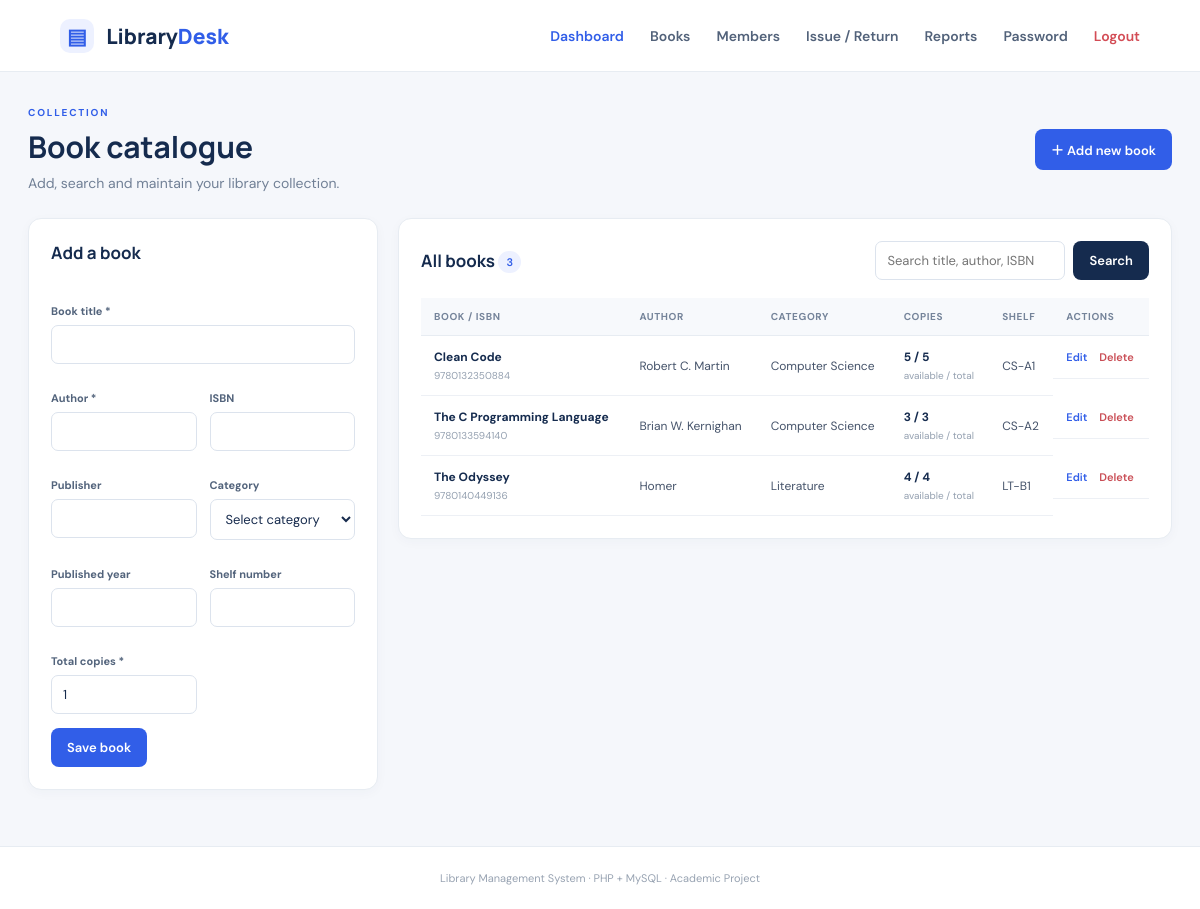
Page /books.php (signed in) on the committed database.
### tables this page shows
CREATE TABLE books (
 id INT AUTO_INCREMENT PRIMARY KEY, isbn VARCHAR(30) UNIQUE, title VARCHAR(200) NOT NULL,
 author VARCHAR(150) NOT NULL, publisher VARCHAR(150), category_id INT NULL,
 published_year SMALLINT NULL, shelf_no VARCHAR(40), total_copies INT NOT NULL DEFAULT 1,
 available_copies INT NOT NULL DEFAULT 1, created_at TIMESTAMP DEFAULT CURRENT_TIMESTAMP,
 CONSTRAINT fk_book_category FOREIGN KEY(category_id) REFERENCES categories(id) ON DELETE SET NULL,
 CHECK(total_copies >= 0), CHECK(available_copies >= 0), CHECK(available_copies <= total_copies),
 INDEX idx_book_title(title), INDEX idx_book_author(author)
);

CREATE TABLE categories (
 id INT AUTO_INCREMENT PRIMARY KEY, name VARCHAR(100) NOT NULL UNIQUE
);

### includes/functions.php (called while the page is built, shortened)
<?php
function e($v): string { return htmlspecialchars((string)$v, ENT_QUOTES, 'UTF-8'); }

### books.php (the view, shortened to what this page needs)
<?php
require_once 'config/config.php'; require_once 'includes/functions.php'; require_login(); verify_csrf();
$edit=null;if(isset($_GET['edit'])){$s=$pdo->prepare('SELECT * FROM books WHERE id=?');$s->execute([(int)$_GET['edit']]);$edit=$s->fetch();}
$q=trim($_GET['q']??'');$sql="SELECT b.*,c.name category FROM books b LEFT JOIN categories c ON c.id=b.category_id";$args=[];
$sql.=" ORDER BY b.title";$s=$pdo->prepare($sql);$s->execute($args);$books=$s->fetchAll();$cats=$pdo->query('SELECT * FROM categories ORDER BY name')->fetchAll();
$page_title='Book Catalogue';require 'includes/header.php'; ?>
<div class="page-heading"><div><p class="eyebrow">COLLECTION</p><h1>Book catalogue</h1><p class="muted">Add, search and maintain your library collection.</p></div><a class="btn primary" href="#book-form">＋ Add new book</a></div>
<div class="content-grid"><section class="panel form-panel" id="book-form"><h2><?=$edit?'Edit book':'Add a book'?></h2><form method="post"><div class="form-grid">
<div class="field full"><label>Book title *</label><input name="title" required value="<?=e($edit['title']??'')?>"></div>
<div class="field"><label>Author *</label><input name="author" required value="<?=e($edit['author']??'')?>"></div><div class="field"><label>ISBN</label><input name="isbn" value="<?=e($edit['isbn']??'')?>"></div>
<div class="field"><label>Publisher</label><input name="publisher" value="<?=e($edit['publisher']??'')?>"></div><div class="field"><label>Category</label><select name="category_id"><option value="">Select category</option></select></div>
<div class="field"><label>Published year</label><input type="number" name="published_year" min="1000" max="2100" value="<?=e($edit['published_year']??'')?>"></div><div class="field"><label>Shelf number</label><input name="shelf_no" value="<?=e($edit['shelf_no']??'')?>"></div>
<div class="field"><label>Total copies *</label><input type="number" min="1" name="total_copies" required value="<?=e($edit['total_copies']??1)?>"></div></div><button class="btn primary"><?=$edit?'Update book':'Save book'?></button><?php if($edit):?> <a class="btn light" href="books.php">Cancel</a><?php endif;?></form></section>
<section class="panel"><div class="panel-heading"><div><h2>All books <span class="count"><?=$books?count($books):0?></span></h2></div><form class="search-form" method="get"><input name="q" value="<?=e($q)?>" placeholder="Search title, author, ISBN"><button class="btn dark">Search</button></form></div>
<div class="table-wrap"><table><thead><tr><th>Book / ISBN</th><th>Author</th><th>Category</th><th>Copies</th><th>Shelf</th><th>Actions</th></tr></thead><tbody><?php foreach($books as $b):?><tr><td><b><?=e($b['title'])?></b><small><?=e($b['isbn']??'No ISBN')?></small></td><td><?=e($b['author'])?></td><td><?=e($b['category']??'—')?></td><td><b><?=$b['available_copies']?> / <?=$b['total_copies']?></b><small>available / total</small></td><td><?=e($b['shelf_no']??'—')?></td><td class="actions"><a href="books.php?edit=<?=$b['id']?>">Edit</a><form method="post" onsubmit="return confirm('Delete this book?')"><?=csrf_field()?><input type="hidden" name="action" value="delete"><input type="hidden" name="id" value="<?=$b['id']?>"><button class="link danger-link">Delete</button></form></td></tr><?php endforeach;?><?php if(!$books):?><tr><td colspan="6" class="empty">No books found.</td></tr><?php endif;?></tbody></table></div></section></div>
<?php require 'includes/footer.php'; ?>

### includes/header.php
<?php require_once __DIR__.'/functions.php'; ?>
<!doctype html><html lang="en"><head><meta charset="utf-8"><meta name="viewport" content="width=device-width,initial-scale=1">
<title><?= e($page_title ?? 'Library Management System') ?></title><link rel="stylesheet" href="assets/css/style.css"></head><body>
<header class="topbar"><a class="brand" href="index.php"><span class="brand-icon">▤</span> Library<span>Desk</span></a>
<?php if(!empty($_SESSION['admin_id'])): ?><nav><a href="index.php">Dashboard</a><a href="books.php">Books</a><a href="members.php">Members</a><a href="issue.php">Issue / Return</a><a href="reports.php">Reports</a><a href="change-password.php">Password</a><a class="logout" href="logout.php">Logout</a></nav><?php endif; ?></header>
<main class="container"><?php show_flash(); ?>

### includes/footer.php
</main><footer>Library Management System · PHP + MySQL · Academic Project</footer><script src="assets/js/app.js"></script></body></html>

### assets/css/style.css (style rules this page uses)
:root { --ink:#172b4d;--muted:#718096;--line:#e7ecf2;--blue:#315ee8;--navy:#152b4e;--bg:#f5f7fb }
* { box-sizing:border-box }
body { margin:0;background:var(--bg);color:var(--ink);font:14px 'DM Sans',Arial,sans-serif }
.topbar { height:72px;background:#fff;border-bottom:1px solid var(--line);display:flex;align-items:center;justify-content:space-between;padding:0 max(calc((100% - 1400px)/2),5%);gap:24px }
.brand { text-decoration:none;color:var(--navy);font:800 21px Manrope }
.brand span:last-child { color:var(--blue) }
.brand-icon { display:inline-grid;place-items:center;background:#edf1ff;color:var(--blue);width:34px;height:34px;border-radius:10px;margin-right:8px }
.topbar nav { display:flex;gap:26px;align-items:center }
.topbar nav a { color:#52627a;text-decoration:none;font-weight:600 }
.topbar nav a:hover,.topbar nav a:first-child { color:var(--blue) }
.topbar nav .logout { color:#d34c55 }
.container { max-width:1400px;margin:34px auto;padding:0 28px;min-height:calc(100vh - 150px) }
.page-heading { display:flex;justify-content:space-between;align-items:center;gap:20px;margin:0 0 26px }
.eyebrow { font-size:10px;letter-spacing:1.8px;color:var(--blue);font-weight:700;margin:0 0 7px }
.page-heading h1,h1,h2 { font-family:Manrope;margin:0;color:var(--navy) }
.page-heading h1 { font-size:30px }
.muted { color:var(--muted);margin:7px 0 0 }
.btn { border:0;border-radius:8px;padding:11px 16px;font-weight:700;text-decoration:none;display:inline-flex;align-items:center;justify-content:center;cursor:pointer;font:600 13px 'DM Sans';white-space:nowrap }
.primary { background:var(--blue);color:white }
.dark { background:var(--navy);color:white }
.full { width:100%;margin-top:20px }
.panel { background:#fff;border:1px solid var(--line);border-radius:13px;padding:22px;margin-bottom:22px;box-shadow:0 3px 12px #1d355708;min-width:0 }
.panel h2 { font-size:17px }
.panel-heading { display:flex;justify-content:space-between;align-items:center;gap:16px;margin-bottom:18px }
.table-wrap { width:100%;overflow-x:auto }
table { width:100%;border-collapse:collapse;white-space:nowrap }
th { text-align:left;background:#f7f9fc;color:#75849a;text-transform:uppercase;letter-spacing:.6px;font-size:10px;padding:12px 13px;border-bottom:1px solid var(--line) }
td { padding:13px;border-bottom:1px solid #edf0f5;color:#45536a;font-size:12px }
td b { color:var(--navy) }
td small { display:block;color:#94a0b0;font-size:10px;margin-top:4px }
.content-grid { display:grid;grid-template-columns:minmax(280px,350px) minmax(0,1fr);gap:20px;align-items:start }
.form-panel h2 { margin-bottom:20px }
.form-grid { display:grid;grid-template-columns:1fr 1fr;gap:13px }
.field { display:flex;flex-direction:column;gap:7px;margin-bottom:14px }
.field.full { grid-column:1/-1 }
.field label { font-size:11px;font-weight:700;color:#53647c }
.field input,.field select,.field textarea,.search-form input { width:100%;border:1px solid #dce3ed;border-radius:7px;padding:10px 11px;font:13px 'DM Sans';color:var(--ink);background:white;outline:none }
.search-form { display:flex;gap:8px }
.search-form input { min-width:190px }
.count { font:600 11px 'DM Sans';background:#edf1ff;color:var(--blue);border-radius:20px;padding:4px 8px;vertical-align:middle }
.actions { display:flex;gap:12px;align-items:center }
.actions a,.link { font:600 11px 'DM Sans';color:var(--blue);text-decoration:none;background:none;border:0;padding:0;cursor:pointer }
.danger-link { color:#c94d55 }
.actions form { display:inline }
footer { text-align:center;color:#98a3b2;font-size:11px;padding:24px;border-top:1px solid var(--line);background:#fff }

### rows in the picture
books: title "Clean Code", isbn "9780132350884", author "Robert C. Martin", category.name "Computer Science", available_copies "5", total_copies "5", shelf_no "CS-A1"
books: title "The C Programming Language", isbn "9780133594140", author "Brian W. Kernighan", category.name "Computer Science", available_copies "3", total_copies "3", shelf_no "CS-A2"
books: title "The Odyssey", isbn "9780140449136", author "Homer", category.name "Literature", available_copies "4", total_copies "4", shelf_no "LT-B1"

### other values in the picture
count($books) "3"
